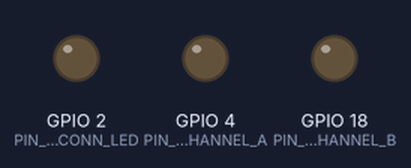
Simulated run of this sketch. Board: ESP32. On the bench: output pins drawn as LEDs (lit = HIGH). Dashed ring = blinking. Nothing arrives over Bluetooth unless stated; a phone connects over Bluetooth LE 3 s after start; what the sketch prints to the serial monitor is not drawn.

Above: at 0.08 s.
At 2.76 s:
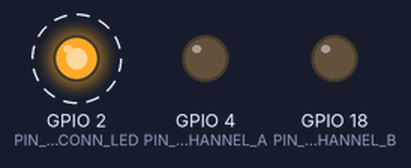
Timing chart, 0 to 3.1 s (numbered marks = the images above):
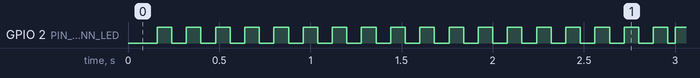

Measured:
- by itself, GPIO 2 (PIN_GPIO_CONN_LED): alternates HIGH for 0.08 s and LOW for 0.08 s, 37 changes in all, then stays HIGH

The sketch:

gate-opener-server.ino
```cpp
#include <BLEDevice.h>
#include <BLEServer.h>
#include <BLEUtils.h>

#define PIN_GPIO_CONN_LED 2
#define PIN_GPIO_CHANNEL_A 4
#define PIN_GPIO_CHANNEL_B 18
#define SERVER_NAME "ESP32 Gate Opener BtServer"
#define SERVICE_UUID "bc5d00ca-badf-4244-ae11-4a8f73fd409f"
#define CHARACTERISTIC_UUID_CHANNEL_A "1dd23185-5d48-457c-a5e4-0f21afed2e58"
#define CHARACTERISTIC_UUID_CHANNEL_B "04889dda-9528-45fb-ac11-f522997afb0b"
#define SIG_OFF "SIG_OFF"
#define SIG_ON "SIG_ON"
#define DELTA_TIME_MS_CONN_LED_BLINK 80
#define DELTA_TIME_MS_READ_VALUES 100
#define MAX_HIGH_FOR_MS_VALUE 1500


unsigned long lastTimeReadMs = 0;
bool deviceConnected = false;
bool isAdvertising = false;
//Protection mechanism
long aHighSince = 0;
long bHighSince = 0;

BLECharacteristic* pCharacteristicA;
BLECharacteristic* pCharacteristicB;

void setup() {
    Serial.begin(19200);
    pinMode(PIN_GPIO_CONN_LED, OUTPUT);
    pinMode(PIN_GPIO_CHANNEL_A, OUTPUT);
    pinMode(PIN_GPIO_CHANNEL_B, OUTPUT);

    lastTimeReadMs = 0;
    deviceConnected = false;
    isAdvertising = false;
    aHighSince = 0;
    bHighSince = 0;

    setupBleServer();
    digitalWrite(PIN_GPIO_CONN_LED, LOW);
    onSetOutput(pCharacteristicA, PIN_GPIO_CHANNEL_A, LOW);
    onSetOutput(pCharacteristicB, PIN_GPIO_CHANNEL_B, LOW);
}

void loop() {
    if (deviceConnected) {
        if ((millis() - lastTimeReadMs) > DELTA_TIME_MS_READ_VALUES) {
            byte outputA = readCharacteristicValue(pCharacteristicA);
            byte outputB = readCharacteristicValue(pCharacteristicB);
            Serial.print("outputA = ");
            Serial.print(outputA);
            Serial.print(" outputB = ");
            Serial.println(outputB);

            setupHighSinceDeltaT(outputA,&aHighSince);
            setupHighSinceDeltaT(outputB,&bHighSince);

            //CHANNEL A
            if(aHighSince>MAX_HIGH_FOR_MS_VALUE){
              onForceLowSig(pCharacteristicA, &outputA, &aHighSince);
            }
            onSetOutput(pCharacteristicA,PIN_GPIO_CHANNEL_A,outputA);

            //CHANNEL B
            if(bHighSince>MAX_HIGH_FOR_MS_VALUE){
              onForceLowSig(pCharacteristicB, &outputB, &bHighSince);
            }
            onSetOutput(pCharacteristicB,PIN_GPIO_CHANNEL_B,outputB);

            lastTimeReadMs = millis();
        }
    } else if (isAdvertising) {
        onAdvertising();
    }
}

void setupHighSinceDeltaT(byte outputA, long *highSince){
  if (outputA == HIGH) {
      *highSince += DELTA_TIME_MS_READ_VALUES;
  } else {
      *highSince = 0;
  }
}

void onForceLowSig(BLECharacteristic* characteristic, byte *output, long *highSince){
    characteristic->setValue(SIG_OFF);
    output = LOW;
    highSince = 0;
}

byte readCharacteristicValue(BLECharacteristic* characteristic) {
    std::string readValue = characteristic->getValue();
    String valueStr = readValue.c_str();
    byte output = getPinOutputValue(valueStr);
    return output;
}

byte getPinOutputValue(String characteristicValue) {
    return characteristicValue == SIG_ON ? HIGH : LOW;
}

void onSetOutput(BLECharacteristic* characteristic,int pinGpio,byte output){
    digitalWrite(pinGpio, output);
    characteristic->notify();
}

void setupBleAdvertising() {
    BLEAdvertising* pAdvertising = BLEDevice::getAdvertising();
    pAdvertising->addServiceUUID(SERVICE_UUID);
    pAdvertising->setScanResponse(true);
    pAdvertising->setMinPreferred(0x06);  // functions that help with iPhone connections issue
    pAdvertising->setMinPreferred(0x12);
    BLEDevice::startAdvertising();
    isAdvertising = true;
}

void onAdvertising() {
    delay(DELTA_TIME_MS_CONN_LED_BLINK);
    digitalWrite(PIN_GPIO_CONN_LED, LOW);
    delay(DELTA_TIME_MS_CONN_LED_BLINK);
    digitalWrite(PIN_GPIO_CONN_LED, HIGH);
}

// Setup BLEServerCallbacks
class ServerCallbacks : public BLEServerCallbacks {
    void onConnect(BLEServer* pServer) {
        Serial.println("Device Connected!");
        deviceConnected = true;
        isAdvertising = false;
        pServer->getAdvertising()->stop();
        digitalWrite(PIN_GPIO_CONN_LED, HIGH);
    };
    void onDisconnect(BLEServer* pServer) {
        Serial.println("Device Disonnected!");
        deviceConnected = false;
        digitalWrite(PIN_GPIO_CONN_LED, LOW);
        onSetOutput(pCharacteristicA, PIN_GPIO_CHANNEL_A, LOW);
        onSetOutput(pCharacteristicB, PIN_GPIO_CHANNEL_B, LOW);
        pServer->getAdvertising()->start();
        isAdvertising = true;
    }
};

void setupBleServer() {
    BLEDevice::init(SERVER_NAME);

    BLEServer* pServer;
    BLEService* pService;

    pServer = BLEDevice::createServer();
    pServer->setCallbacks(new ServerCallbacks());

    pService = pServer->createService(SERVICE_UUID);
    pCharacteristicA = pService->createCharacteristic(CHARACTERISTIC_UUID_CHANNEL_A, BLECharacteristic::PROPERTY_READ | BLECharacteristic::PROPERTY_WRITE);
    pCharacteristicA->setValue(SIG_OFF);
    pCharacteristicB = pService->createCharacteristic(CHARACTERISTIC_UUID_CHANNEL_B, BLECharacteristic::PROPERTY_READ | BLECharacteristic::PROPERTY_WRITE);
    pCharacteristicB->setValue(SIG_OFF);
    pService->start();

    setupBleAdvertising();
}
```
